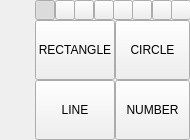
<?xml version="1.0" encoding="UTF-8"?>
<ui version="4.0">
 <class>Form_Mark_Panel</class>
 <widget class="QWidget" name="Form_Mark_Panel">
  <property name="geometry">
   <rect>
    <x>0</x>
    <y>0</y>
    <width>185</width>
    <height>140</height>
   </rect>
  </property>
  <property name="maximumSize">
   <size>
    <width>185</width>
    <height>16777215</height>
   </size>
  </property>
  <property name="windowTitle">
   <string>Form</string>
  </property>
  <layout class="QGridLayout" name="gridLayout">
   <property name="leftMargin">
    <number>0</number>
   </property>
   <property name="topMargin">
    <number>0</number>
   </property>
   <property name="rightMargin">
    <number>0</number>
   </property>
   <property name="bottomMargin">
    <number>0</number>
   </property>
   <property name="spacing">
    <number>0</number>
   </property>
   <item row="0" column="0">
    <widget class="QWidget" name="widget_2" native="true">
     <property name="maximumSize">
      <size>
       <width>111</width>
       <height>16777215</height>
      </size>
     </property>
     <layout class="QGridLayout" name="gridLayout_2">
      <property name="leftMargin">
       <number>0</number>
      </property>
      <property name="topMargin">
       <number>0</number>
      </property>
      <property name="rightMargin">
       <number>0</number>
      </property>
      <property name="bottomMargin">
       <number>0</number>
      </property>
      <property name="spacing">
       <number>0</number>
      </property>
      <item row="0" column="0">
       <widget class="QLabel" name="label">
        <property name="minimumSize">
         <size>
          <width>35</width>
          <height>35</height>
         </size>
        </property>
        <property name="maximumSize">
         <size>
          <width>35</width>
          <height>35</height>
         </size>
        </property>
        <property name="text">
         <string/>
        </property>
        <property name="pixmap">
         <pixmap resource="res.qrc">:/res/mark.png</pixmap>
        </property>
        <property name="scaledContents">
         <bool>true</bool>
        </property>
       </widget>
      </item>
      <item row="1" column="0">
       <spacer name="verticalSpacer">
        <property name="orientation">
         <enum>Qt::Vertical</enum>
        </property>
        <property name="sizeHint" stdset="0">
         <size>
          <width>20</width>
          <height>40</height>
         </size>
        </property>
       </spacer>
      </item>
     </layout>
    </widget>
   </item>
   <item row="0" column="1">
    <widget class="QWidget" name="widget" native="true">
     <property name="minimumSize">
      <size>
       <width>0</width>
       <height>0</height>
      </size>
     </property>
     <property name="maximumSize">
      <size>
       <width>155</width>
       <height>16777215</height>
      </size>
     </property>
     <layout class="QGridLayout" name="gridLayout_3">
      <property name="leftMargin">
       <number>0</number>
      </property>
      <property name="topMargin">
       <number>0</number>
      </property>
      <property name="rightMargin">
       <number>0</number>
      </property>
      <property name="bottomMargin">
       <number>0</number>
      </property>
      <property name="spacing">
       <number>0</number>
      </property>
      <item row="0" column="0">
       <widget class="QWidget" name="widget_3" native="true">
        <property name="maximumSize">
         <size>
          <width>16777215</width>
          <height>25</height>
         </size>
        </property>
        <layout class="QGridLayout" name="gridLayout_4">
         <property name="leftMargin">
          <number>0</number>
         </property>
         <property name="topMargin">
          <number>0</number>
         </property>
         <property name="rightMargin">
          <number>0</number>
         </property>
         <property name="bottomMargin">
          <number>0</number>
         </property>
         <property name="spacing">
          <number>0</number>
         </property>
         <item row="0" column="0">
          <widget class="CxColorButton" name="tb_col_1">
           <property name="minimumSize">
            <size>
             <width>20</width>
             <height>20</height>
            </size>
           </property>
           <property name="maximumSize">
            <size>
             <width>20</width>
             <height>20</height>
            </size>
           </property>
           <property name="text">
            <string/>
           </property>
           <property name="checkable">
            <bool>true</bool>
           </property>
           <property name="checked">
            <bool>true</bool>
           </property>
           <attribute name="buttonGroup">
            <string notr="true">btn_color</string>
           </attribute>
          </widget>
         </item>
         <item row="0" column="1">
          <widget class="CxColorButton" name="tb_col_2">
           <property name="minimumSize">
            <size>
             <width>20</width>
             <height>20</height>
            </size>
           </property>
           <property name="maximumSize">
            <size>
             <width>20</width>
             <height>20</height>
            </size>
           </property>
           <property name="text">
            <string/>
           </property>
           <property name="checkable">
            <bool>true</bool>
           </property>
           <attribute name="buttonGroup">
            <string notr="true">btn_color</string>
           </attribute>
          </widget>
         </item>
         <item row="0" column="2">
          <widget class="CxColorButton" name="tb_col_3">
           <property name="minimumSize">
            <size>
             <width>20</width>
             <height>20</height>
            </size>
           </property>
           <property name="maximumSize">
            <size>
             <width>20</width>
             <height>20</height>
            </size>
           </property>
           <property name="text">
            <string/>
           </property>
           <property name="checkable">
            <bool>true</bool>
           </property>
           <attribute name="buttonGroup">
            <string notr="true">btn_color</string>
           </attribute>
          </widget>
         </item>
         <item row="0" column="3">
          <widget class="CxColorButton" name="tb_col_4">
           <property name="minimumSize">
            <size>
             <width>20</width>
             <height>20</height>
            </size>
           </property>
           <property name="maximumSize">
            <size>
             <width>20</width>
             <height>20</height>
            </size>
           </property>
           <property name="text">
            <string/>
           </property>
           <property name="checkable">
            <bool>true</bool>
           </property>
           <attribute name="buttonGroup">
            <string notr="true">btn_color</string>
           </attribute>
          </widget>
         </item>
         <item row="0" column="4">
          <widget class="CxColorButton" name="tb_col_5">
           <property name="minimumSize">
            <size>
             <width>20</width>
             <height>20</height>
            </size>
           </property>
           <property name="maximumSize">
            <size>
             <width>20</width>
             <height>20</height>
            </size>
           </property>
           <property name="text">
            <string/>
           </property>
           <property name="checkable">
            <bool>true</bool>
           </property>
           <attribute name="buttonGroup">
            <string notr="true">btn_color</string>
           </attribute>
          </widget>
         </item>
         <item row="0" column="5">
          <widget class="CxColorButton" name="tb_col_6">
           <property name="minimumSize">
            <size>
             <width>20</width>
             <height>20</height>
            </size>
           </property>
           <property name="maximumSize">
            <size>
             <width>20</width>
             <height>20</height>
            </size>
           </property>
           <property name="text">
            <string/>
           </property>
           <property name="checkable">
            <bool>true</bool>
           </property>
           <attribute name="buttonGroup">
            <string notr="true">btn_color</string>
           </attribute>
          </widget>
         </item>
         <item row="0" column="6">
          <widget class="CxColorButton" name="tb_col_7">
           <property name="minimumSize">
            <size>
             <width>20</width>
             <height>20</height>
            </size>
           </property>
           <property name="maximumSize">
            <size>
             <width>20</width>
             <height>20</height>
            </size>
           </property>
           <property name="text">
            <string/>
           </property>
           <property name="checkable">
            <bool>true</bool>
           </property>
           <attribute name="buttonGroup">
            <string notr="true">btn_color</string>
           </attribute>
          </widget>
         </item>
         <item row="0" column="7">
          <widget class="CxColorButton" name="tb_col_8">
           <property name="minimumSize">
            <size>
             <width>20</width>
             <height>20</height>
            </size>
           </property>
           <property name="maximumSize">
            <size>
             <width>20</width>
             <height>20</height>
            </size>
           </property>
           <property name="text">
            <string/>
           </property>
           <property name="checkable">
            <bool>true</bool>
           </property>
           <attribute name="buttonGroup">
            <string notr="true">btn_color</string>
           </attribute>
          </widget>
         </item>
        </layout>
       </widget>
      </item>
      <item row="1" column="0">
       <widget class="QWidget" name="widget_4" native="true">
        <layout class="QGridLayout" name="gridLayout_5">
         <property name="leftMargin">
          <number>0</number>
         </property>
         <property name="topMargin">
          <number>0</number>
         </property>
         <property name="rightMargin">
          <number>0</number>
         </property>
         <property name="bottomMargin">
          <number>0</number>
         </property>
         <property name="spacing">
          <number>0</number>
         </property>
         <item row="0" column="0">
          <widget class="QToolButton" name="tb_rect">
           <property name="minimumSize">
            <size>
             <width>75</width>
             <height>60</height>
            </size>
           </property>
           <property name="maximumSize">
            <size>
             <width>100</width>
             <height>75</height>
            </size>
           </property>
           <property name="text">
            <string>RECTANGLE</string>
           </property>
           <property name="icon">
            <iconset resource="res.qrc">
             <normaloff>:/res/rectangle.png</normaloff>:/res/rectangle.png</iconset>
           </property>
           <property name="iconSize">
            <size>
             <width>50</width>
             <height>50</height>
            </size>
           </property>
          </widget>
         </item>
         <item row="0" column="1">
          <widget class="QToolButton" name="tb_circle">
           <property name="minimumSize">
            <size>
             <width>75</width>
             <height>60</height>
            </size>
           </property>
           <property name="maximumSize">
            <size>
             <width>100</width>
             <height>75</height>
            </size>
           </property>
           <property name="text">
            <string>CIRCLE</string>
           </property>
           <property name="icon">
            <iconset resource="res.qrc">
             <normaloff>:/res/circle.png</normaloff>:/res/circle.png</iconset>
           </property>
           <property name="iconSize">
            <size>
             <width>50</width>
             <height>50</height>
            </size>
           </property>
          </widget>
         </item>
         <item row="1" column="0">
          <widget class="QToolButton" name="tb_line">
           <property name="minimumSize">
            <size>
             <width>75</width>
             <height>60</height>
            </size>
           </property>
           <property name="maximumSize">
            <size>
             <width>100</width>
             <height>75</height>
            </size>
           </property>
           <property name="text">
            <string>LINE</string>
           </property>
           <property name="icon">
            <iconset resource="res.qrc">
             <normaloff>:/res/line.png</normaloff>:/res/line.png</iconset>
           </property>
           <property name="iconSize">
            <size>
             <width>50</width>
             <height>50</height>
            </size>
           </property>
          </widget>
         </item>
         <item row="1" column="1">
          <widget class="QToolButton" name="tb_number">
           <property name="minimumSize">
            <size>
             <width>75</width>
             <height>60</height>
            </size>
           </property>
           <property name="maximumSize">
            <size>
             <width>100</width>
             <height>75</height>
            </size>
           </property>
           <property name="text">
            <string>NUMBER</string>
           </property>
           <property name="icon">
            <iconset resource="res.qrc">
             <normaloff>:/res/number.png</normaloff>:/res/number.png</iconset>
           </property>
           <property name="iconSize">
            <size>
             <width>50</width>
             <height>50</height>
            </size>
           </property>
          </widget>
         </item>
        </layout>
       </widget>
      </item>
     </layout>
    </widget>
   </item>
  </layout>
 </widget>
 <customwidgets>
  <customwidget>
   <class>CxColorButton</class>
   <extends>QToolButton</extends>
   <header>cxcolorbutton.h</header>
  </customwidget>
 </customwidgets>
 <resources>
  <include location="res.qrc"/>
 </resources>
 <connections/>
 <buttongroups>
  <buttongroup name="btn_color"/>
 </buttongroups>
</ui>
